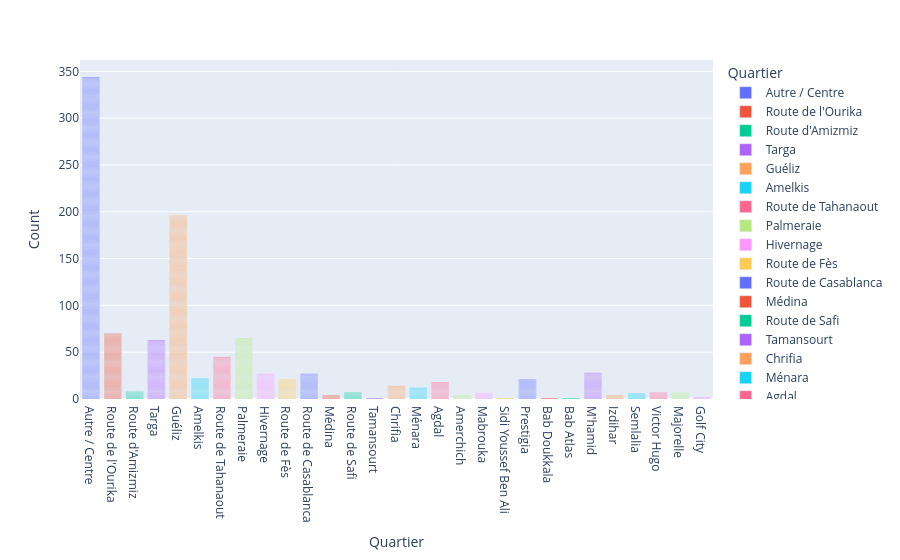

The code cell stored with this chart in its notebook:
### Markdown cell above
## La distribution des quartiers (bar plot)

### Code cell
fig = px.bar(
    df,
    x = 'quartier',
    color = 'quartier',
    labels={'quartier': 'Quartier'}
)
fig.update_layout(
    bargap=0.2,
    yaxis_title="Count"
)
fig.update_xaxes(dtick=1)
fig.show()

### Figure 1 — Plotly figure (JSON) as saved in the notebook; plotly's stock layout.template omitted (floating-point values rounded to 4 significant figures; data arrays with more than 128 entries replaced by an {"elided": "..."} marker saying what was removed)
{"data": [{"hovertemplate": "Quartier=%{x}<br>count=%{y}<extra></extra>", "legendgroup": "Autre / Centre", "marker": {"color": "#636efa", "pattern": {"shape": ""}}, "name": "Autre / Centre", "orientation": "v", "showlegend": true, "textposition": "auto", "type": "bar", "x": {"elided": "344 str values"}, "xaxis": "x", "y": {"elided": "344 int values"}, "yaxis": "y"}, {"hovertemplate": "Quartier=%{x}<br>count=%{y}<extra></extra>", "legendgroup": "Route de l'Ourika", "marker": {"color": "#EF553B", "pattern": {"shape": ""}}, "name": "Route de l'Ourika", "orientation": "v", "showlegend": true, "textposition": "auto", "type": "bar", "x": ["Route de l'Ourika", "Route de l'Ourika", "Route de l'Ourika", "Route de l'Ourika", "Route de l'Ourika", "Route de l'Ourika", "Route de l'Ourika", "Route de l'Ourika", "Route de l'Ourika", "Route de l'Ourika", "Route de l'Ourika", "Route de l'Ourika", "Route de l'Ourika", "Route de l'Ourika", "Route de l'Ourika", "Route de l'Ourika", "Route de l'Ourika", "Route de l'Ourika", "Route de l'Ourika", "Route de l'Ourika", "Route de l'Ourika", "Route de l'Ourika", "Route de l'Ourika", "Route de l'Ourika", "Route de l'Ourika", "Route de l'Ourika", "Route de l'Ourika", "Route de l'Ourika", "Route de l'Ourika", "Route de l'Ourika", "Route de l'Ourika", "Route de l'Ourika", "Route de l'Ourika", "Route de l'Ourika", "Route de l'Ourika", "Route de l'Ourika", "Route de l'Ourika", "Route de l'Ourika", "Route de l'Ourika", "Route de l'Ourika", "Route de l'Ourika", "Route de l'Ourika", "Route de l'Ourika", "Route de l'Ourika", "Route de l'Ourika", "Route de l'Ourika", "Route de l'Ourika", "Route de l'Ourika", "Route de l'Ourika", "Route de l'Ourika", "Route de l'Ourika", "Route de l'Ourika", "Route de l'Ourika", "Route de l'Ourika", "Route de l'Ourika", "Route de l'Ourika", "Route de l'Ourika", "Route de l'Ourika", "Route de l'Ourika", "Route de l'Ourika", "Route de l'Ourika", "Route de l'Ourika", "Route de l'Ourika", "Route de l'Ourika", "Route de l'Ourika", "Route de l'Ourika", "Route de l'Ourika", "Route de l'Ourika", "Route de l'Ourika", "Route de l'Ourika"], "xaxis": "x", "y": [1, 1, 1, 1, 1, 1, 1, 1, 1, 1, 1, 1, 1, 1, 1, 1, 1, 1, 1, 1, 1, 1, 1, 1, 1, 1, 1, 1, 1, 1, 1, 1, 1, 1, 1, 1, 1, 1, 1, 1, 1, 1, 1, 1, 1, 1, 1, 1, 1, 1, 1, 1, 1, 1, 1, 1, 1, 1, 1, 1, 1, 1, 1, 1, 1, 1, 1, 1, 1, 1], "yaxis": "y"}, {"hovertemplate": "Quartier=%{x}<br>count=%{y}<extra></extra>", "legendgroup": "Route d'Amizmiz", "marker": {"color": "#00cc96", "pattern": {"shape": ""}}, "name": "Route d'Amizmiz", "orientation": "v", "showlegend": true, "textposition": "auto", "type": "bar", "x": ["Route d'Amizmiz", "Route d'Amizmiz", "Route d'Amizmiz", "Route d'Amizmiz", "Route d'Amizmiz", "Route d'Amizmiz", "Route d'Amizmiz", "Route d'Amizmiz"], "xaxis": "x", "y": [1, 1, 1, 1, 1, 1, 1, 1], "yaxis": "y"}, {"hovertemplate": "Quartier=%{x}<br>count=%{y}<extra></extra>", "legendgroup": "Targa", "marker": {"color": "#ab63fa", "pattern": {"shape": ""}}, "name": "Targa", "orientation": "v", "showlegend": true, "textposition": "auto", "type": "bar", "x": ["Targa", "Targa", "Targa", "Targa", "Targa", "Targa", "Targa", "Targa", "Targa", "Targa", "Targa", "Targa", "Targa", "Targa", "Targa", "Targa", "Targa", "Targa", "Targa", "Targa", "Targa", "Targa", "Targa", "Targa", "Targa", "Targa", "Targa", "Targa", "Targa", "Targa", "Targa", "Targa", "Targa", "Targa", "Targa", "Targa", "Targa", "Targa", "Targa", "Targa", "Targa", "Targa", "Targa", "Targa", "Targa", "Targa", "Targa", "Targa", "Targa", "Targa", "Targa", "Targa", "Targa", "Targa", "Targa", "Targa", "Targa", "Targa", "Targa", "Targa", "Targa", "Targa", "Targa"], "xaxis": "x", "y": [1, 1, 1, 1, 1, 1, 1, 1, 1, 1, 1, 1, 1, 1, 1, 1, 1, 1, 1, 1, 1, 1, 1, 1, 1, 1, 1, 1, 1, 1, 1, 1, 1, 1, 1, 1, 1, 1, 1, 1, 1, 1, 1, 1, 1, 1, 1, 1, 1, 1, 1, 1, 1, 1, 1, 1, 1, 1, 1, 1, 1, 1, 1], "yaxis": "y"}, {"hovertemplate": "Quartier=%{x}<br>count=%{y}<extra></extra>", "legendgroup": "Guéliz", "marker": {"color": "#FFA15A", "pattern": {"shape": ""}}, "name": "Guéliz", "orientation": "v", "showlegend": true, "textposition": "auto", "type": "bar", "x": {"elided": "196 str values"}, "xaxis": "x", "y": {"elided": "196 int values"}, "yaxis": "y"}, {"hovertemplate": "Quartier=%{x}<br>count=%{y}<extra></extra>", "legendgroup": "Amelkis", "marker": {"color": "#19d3f3", "pattern": {"shape": ""}}, "name": "Amelkis", "orientation": "v", "showlegend": true, "textposition": "auto", "type": "bar", "x": ["Amelkis", "Amelkis", "Amelkis", "Amelkis", "Amelkis", "Amelkis", "Amelkis", "Amelkis", "Amelkis", "Amelkis", "Amelkis", "Amelkis", "Amelkis", "Amelkis", "Amelkis", "Amelkis", "Amelkis", "Amelkis", "Amelkis", "Amelkis", "Amelkis", "Amelkis"], "xaxis": "x", "y": [1, 1, 1, 1, 1, 1, 1, 1, 1, 1, 1, 1, 1, 1, 1, 1, 1, 1, 1, 1, 1, 1], "yaxis": "y"}, {"hovertemplate": "Quartier=%{x}<br>count=%{y}<extra></extra>", "legendgroup": "Route de Tahanaout", "marker": {"color": "#FF6692", "pattern": {"shape": ""}}, "name": "Route de Tahanaout", "orientation": "v", "showlegend": true, "textposition": "auto", "type": "bar", "x": ["Route de Tahanaout", "Route de Tahanaout", "Route de Tahanaout", "Route de Tahanaout", "Route de Tahanaout", "Route de Tahanaout", "Route de Tahanaout", "Route de Tahanaout", "Route de Tahanaout", "Route de Tahanaout", "Route de Tahanaout", "Route de Tahanaout", "Route de Tahanaout", "Route de Tahanaout", "Route de Tahanaout", "Route de Tahanaout", "Route de Tahanaout", "Route de Tahanaout", "Route de Tahanaout", "Route de Tahanaout", "Route de Tahanaout", "Route de Tahanaout", "Route de Tahanaout", "Route de Tahanaout", "Route de Tahanaout", "Route de Tahanaout", "Route de Tahanaout", "Route de Tahanaout", "Route de Tahanaout", "Route de Tahanaout", "Route de Tahanaout", "Route de Tahanaout", "Route de Tahanaout", "Route de Tahanaout", "Route de Tahanaout", "Route de Tahanaout", "Route de Tahanaout", "Route de Tahanaout", "Route de Tahanaout", "Route de Tahanaout", "Route de Tahanaout", "Route de Tahanaout", "Route de Tahanaout", "Route de Tahanaout", "Route de Tahanaout"], "xaxis": "x", "y": [1, 1, 1, 1, 1, 1, 1, 1, 1, 1, 1, 1, 1, 1, 1, 1, 1, 1, 1, 1, 1, 1, 1, 1, 1, 1, 1, 1, 1, 1, 1, 1, 1, 1, 1, 1, 1, 1, 1, 1, 1, 1, 1, 1, 1], "yaxis": "y"}, {"hovertemplate": "Quartier=%{x}<br>count=%{y}<extra></extra>", "legendgroup": "Palmeraie", "marker": {"color": "#B6E880", "pattern": {"shape": ""}}, "name": "Palmeraie", "orientation": "v", "showlegend": true, "textposition": "auto", "type": "bar", "x": ["Palmeraie", "Palmeraie", "Palmeraie", "Palmeraie", "Palmeraie", "Palmeraie", "Palmeraie", "Palmeraie", "Palmeraie", "Palmeraie", "Palmeraie", "Palmeraie", "Palmeraie", "Palmeraie", "Palmeraie", "Palmeraie", "Palmeraie", "Palmeraie", "Palmeraie", "Palmeraie", "Palmeraie", "Palmeraie", "Palmeraie", "Palmeraie", "Palmeraie", "Palmeraie", "Palmeraie", "Palmeraie", "Palmeraie", "Palmeraie", "Palmeraie", "Palmeraie", "Palmeraie", "Palmeraie", "Palmeraie", "Palmeraie", "Palmeraie", "Palmeraie", "Palmeraie", "Palmeraie", "Palmeraie", "Palmeraie", "Palmeraie", "Palmeraie", "Palmeraie", "Palmeraie", "Palmeraie", "Palmeraie", "Palmeraie", "Palmeraie", "Palmeraie", "Palmeraie", "Palmeraie", "Palmeraie", "Palmeraie", "Palmeraie", "Palmeraie", "Palmeraie", "Palmeraie", "Palmeraie", "Palmeraie", "Palmeraie", "Palmeraie", "Palmeraie", "Palmeraie"], "xaxis": "x", "y": [1, 1, 1, 1, 1, 1, 1, 1, 1, 1, 1, 1, 1, 1, 1, 1, 1, 1, 1, 1, 1, 1, 1, 1, 1, 1, 1, 1, 1, 1, 1, 1, 1, 1, 1, 1, 1, 1, 1, 1, 1, 1, 1, 1, 1, 1, 1, 1, 1, 1, 1, 1, 1, 1, 1, 1, 1, 1, 1, 1, 1, 1, 1, 1, 1], "yaxis": "y"}, {"hovertemplate": "Quartier=%{x}<br>count=%{y}<extra></extra>", "legendgroup": "Hivernage", "marker": {"color": "#FF97FF", "pattern": {"shape": ""}}, "name": "Hivernage", "orientation": "v", "showlegend": true, "textposition": "auto", "type": "bar", "x": ["Hivernage", "Hivernage", "Hivernage", "Hivernage", "Hivernage", "Hivernage", "Hivernage", "Hivernage", "Hivernage", "Hivernage", "Hivernage", "Hivernage", "Hivernage", "Hivernage", "Hivernage", "Hivernage", "Hivernage", "Hivernage", "Hivernage", "Hivernage", "Hivernage", "Hivernage", "Hivernage", "Hivernage", "Hivernage", "Hivernage", "Hivernage"], "xaxis": "x", "y": [1, 1, 1, 1, 1, 1, 1, 1, 1, 1, 1, 1, 1, 1, 1, 1, 1, 1, 1, 1, 1, 1, 1, 1, 1, 1, 1], "yaxis": "y"}, {"hovertemplate": "Quartier=%{x}<br>count=%{y}<extra></extra>", "legendgroup": "Route de Fès", "marker": {"color": "#FECB52", "pattern": {"shape": ""}}, "name": "Route de Fès", "orientation": "v", "showlegend": true, "textposition": "auto", "type": "bar", "x": ["Route de Fès", "Route de Fès", "Route de Fès", "Route de Fès", "Route de Fès", "Route de Fès", "Route de Fès", "Route de Fès", "Route de Fès", "Route de Fès", "Route de Fès", "Route de Fès", "Route de Fès", "Route de Fès", "Route de Fès", "Route de Fès", "Route de Fès", "Route de Fès", "Route de Fès", "Route de Fès", "Route de Fès"], "xaxis": "x", "y": [1, 1, 1, 1, 1, 1, 1, 1, 1, 1, 1, 1, 1, 1, 1, 1, 1, 1, 1, 1, 1], "yaxis": "y"}, {"hovertemplate": "Quartier=%{x}<br>count=%{y}<extra></extra>", "legendgroup": "Route de Casablanca", "marker": {"color": "#636efa", "pattern": {"shape": ""}}, "name": "Route de Casablanca", "orientation": "v", "showlegend": true, "textposition": "auto", "type": "bar", "x": ["Route de Casablanca", "Route de Casablanca", "Route de Casablanca", "Route de Casablanca", "Route de Casablanca", "Route de Casablanca", "Route de Casablanca", "Route de Casablanca", "Route de Casablanca", "Route de Casablanca", "Route de Casablanca", "Route de Casablanca", "Route de Casablanca", "Route de Casablanca", "Route de Casablanca", "Route de Casablanca", "Route de Casablanca", "Route de Casablanca", "Route de Casablanca", "Route de Casablanca", "Route de Casablanca", "Route de Casablanca", "Route de Casablanca", "Route de Casablanca", "Route de Casablanca", "Route de Casablanca", "Route de Casablanca"], "xaxis": "x", "y": [1, 1, 1, 1, 1, 1, 1, 1, 1, 1, 1, 1, 1, 1, 1, 1, 1, 1, 1, 1, 1, 1, 1, 1, 1, 1, 1], "yaxis": "y"}, {"hovertemplate": "Quartier=%{x}<br>count=%{y}<extra></extra>", "legendgroup": "Médina", "marker": {"color": "#EF553B", "pattern": {"shape": ""}}, "name": "Médina", "orientation": "v", "showlegend": true, "textposition": "auto", "type": "bar", "x": ["Médina", "Médina", "Médina", "Médina"], "xaxis": "x", "y": [1, 1, 1, 1], "yaxis": "y"}, {"hovertemplate": "Quartier=%{x}<br>count=%{y}<extra></extra>", "legendgroup": "Route de Safi", "marker": {"color": "#00cc96", "pattern": {"shape": ""}}, "name": "Route de Safi", "orientation": "v", "showlegend": true, "textposition": "auto", "type": "bar", "x": ["Route de Safi", "Route de Safi", "Route de Safi", "Route de Safi", "Route de Safi", "Route de Safi", "Route de Safi"], "xaxis": "x", "y": [1, 1, 1, 1, 1, 1, 1], "yaxis": "y"}, {"hovertemplate": "Quartier=%{x}<br>count=%{y}<extra></extra>", "legendgroup": "Tamansourt", "marker": {"color": "#ab63fa", "pattern": {"shape": ""}}, "name": "Tamansourt", "orientation": "v", "showlegend": true, "textposition": "auto", "type": "bar", "x": ["Tamansourt"], "xaxis": "x", "y": [1], "yaxis": "y"}, {"hovertemplate": "Quartier=%{x}<br>count=%{y}<extra></extra>", "legendgroup": "Chrifia", "marker": {"color": "#FFA15A", "pattern": {"shape": ""}}, "name": "Chrifia", "orientation": "v", "showlegend": true, "textposition": "auto", "type": "bar", "x": ["Chrifia", "Chrifia", "Chrifia", "Chrifia", "Chrifia", "Chrifia", "Chrifia", "Chrifia", "Chrifia", "Chrifia", "Chrifia", "Chrifia", "Chrifia", "Chrifia"], "xaxis": "x", "y": [1, 1, 1, 1, 1, 1, 1, 1, 1, 1, 1, 1, 1, 1], "yaxis": "y"}, {"hovertemplate": "Quartier=%{x}<br>count=%{y}<extra></extra>", "legendgroup": "Ménara", "marker": {"color": "#19d3f3", "pattern": {"shape": ""}}, "name": "Ménara", "orientation": "v", "showlegend": true, "textposition": "auto", "type": "bar", "x": ["Ménara", "Ménara", "Ménara", "Ménara", "Ménara", "Ménara", "Ménara", "Ménara", "Ménara", "Ménara", "Ménara", "Ménara"], "xaxis": "x", "y": [1, 1, 1, 1, 1, 1, 1, 1, 1, 1, 1, 1], "yaxis": "y"}, {"hovertemplate": "Quartier=%{x}<br>count=%{y}<extra></extra>", "legendgroup": "Agdal", "marker": {"color": "#FF6692", "pattern": {"shape": ""}}, "name": "Agdal", "orientation": "v", "showlegend": true, "textposition": "auto", "type": "bar", "x": ["Agdal", "Agdal", "Agdal", "Agdal", "Agdal", "Agdal", "Agdal", "Agdal", "Agdal", "Agdal", "Agdal", "Agdal", "Agdal", "Agdal", "Agdal", "Agdal", "Agdal", "Agdal"], "xaxis": "x", "y": [1, 1, 1, 1, 1, 1, 1, 1, 1, 1, 1, 1, 1, 1, 1, 1, 1, 1], "yaxis": "y"}, {"hovertemplate": "Quartier=%{x}<br>count=%{y}<extra></extra>", "legendgroup": "Amerchich", "marker": {"color": "#B6E880", "pattern": {"shape": ""}}, "name": "Amerchich", "orientation": "v", "showlegend": true, "textposition": "auto", "type": "bar", "x": ["Amerchich", "Amerchich", "Amerchich", "Amerchich"], "xaxis": "x", "y": [1, 1, 1, 1], "yaxis": "y"}, {"hovertemplate": "Quartier=%{x}<br>count=%{y}<extra></extra>", "legendgroup": "Mabrouka", "marker": {"color": "#FF97FF", "pattern": {"shape": ""}}, "name": "Mabrouka", "orientation": "v", "showlegend": true, "textposition": "auto", "type": "bar", "x": ["Mabrouka", "Mabrouka", "Mabrouka", "Mabrouka", "Mabrouka", "Mabrouka"], "xaxis": "x", "y": [1, 1, 1, 1, 1, 1], "yaxis": "y"}, {"hovertemplate": "Quartier=%{x}<br>count=%{y}<extra></extra>", "legendgroup": "Sidi Youssef Ben Ali", "marker": {"color": "#FECB52", "pattern": {"shape": ""}}, "name": "Sidi Youssef Ben Ali", "orientation": "v", "showlegend": true, "textposition": "auto", "type": "bar", "x": ["Sidi Youssef Ben Ali"], "xaxis": "x", "y": [1], "yaxis": "y"}, {"hovertemplate": "Quartier=%{x}<br>count=%{y}<extra></extra>", "legendgroup": "Prestigia", "marker": {"color": "#636efa", "pattern": {"shape": ""}}, "name": "Prestigia", "orientation": "v", "showlegend": true, "textposition": "auto", "type": "bar", "x": ["Prestigia", "Prestigia", "Prestigia", "Prestigia", "Prestigia", "Prestigia", "Prestigia", "Prestigia", "Prestigia", "Prestigia", "Prestigia", "Prestigia", "Prestigia", "Prestigia", "Prestigia", "Prestigia", "Prestigia", "Prestigia", "Prestigia", "Prestigia", "Prestigia"], "xaxis": "x", "y": [1, 1, 1, 1, 1, 1, 1, 1, 1, 1, 1, 1, 1, 1, 1, 1, 1, 1, 1, 1, 1], "yaxis": "y"}, {"hovertemplate": "Quartier=%{x}<br>count=%{y}<extra></extra>", "legendgroup": "Bab Doukkala", "marker": {"color": "#EF553B", "pattern": {"shape": ""}}, "name": "Bab Doukkala", "orientation": "v", "showlegend": true, "textposition": "auto", "type": "bar", "x": ["Bab Doukkala"], "xaxis": "x", "y": [1], "yaxis": "y"}, {"hovertemplate": "Quartier=%{x}<br>count=%{y}<extra></extra>", "legendgroup": "Bab Atlas", "marker": {"color": "#00cc96", "pattern": {"shape": ""}}, "name": "Bab Atlas", "orientation": "v", "showlegend": true, "textposition": "auto", "type": "bar", "x": ["Bab Atlas"], "xaxis": "x", "y": [1], "yaxis": "y"}, {"hovertemplate": "Quartier=%{x}<br>count=%{y}<extra></extra>", "legendgroup": "M'hamid", "marker": {"color": "#ab63fa", "pattern": {"shape": ""}}, "name": "M'hamid", "orientation": "v", "showlegend": true, "textposition": "auto", "type": "bar", "x": ["M'hamid", "M'hamid", "M'hamid", "M'hamid", "M'hamid", "M'hamid", "M'hamid", "M'hamid", "M'hamid", "M'hamid", "M'hamid", "M'hamid", "M'hamid", "M'hamid", "M'hamid", "M'hamid", "M'hamid", "M'hamid", "M'hamid", "M'hamid", "M'hamid", "M'hamid", "M'hamid", "M'hamid", "M'hamid", "M'hamid", "M'hamid", "M'hamid"], "xaxis": "x", "y": [1, 1, 1, 1, 1, 1, 1, 1, 1, 1, 1, 1, 1, 1, 1, 1, 1, 1, 1, 1, 1, 1, 1, 1, 1, 1, 1, 1], "yaxis": "y"}, {"hovertemplate": "Quartier=%{x}<br>count=%{y}<extra></extra>", "legendgroup": "Izdihar", "marker": {"color": "#FFA15A", "pattern": {"shape": ""}}, "name": "Izdihar", "orientation": "v", "showlegend": true, "textposition": "auto", "type": "bar", "x": ["Izdihar", "Izdihar", "Izdihar", "Izdihar"], "xaxis": "x", "y": [1, 1, 1, 1], "yaxis": "y"}, {"hovertemplate": "Quartier=%{x}<br>count=%{y}<extra></extra>", "legendgroup": "Semlalia", "marker": {"color": "#19d3f3", "pattern": {"shape": ""}}, "name": "Semlalia", "orientation": "v", "showlegend": true, "textposition": "auto", "type": "bar", "x": ["Semlalia", "Semlalia", "Semlalia", "Semlalia", "Semlalia", "Semlalia"], "xaxis": "x", "y": [1, 1, 1, 1, 1, 1], "yaxis": "y"}, {"hovertemplate": "Quartier=%{x}<br>count=%{y}<extra></extra>", "legendgroup": "Victor Hugo", "marker": {"color": "#FF6692", "pattern": {"shape": ""}}, "name": "Victor Hugo", "orientation": "v", "showlegend": true, "textposition": "auto", "type": "bar", "x": ["Victor Hugo", "Victor Hugo", "Victor Hugo", "Victor Hugo", "Victor Hugo", "Victor Hugo", "Victor Hugo"], "xaxis": "x", "y": [1, 1, 1, 1, 1, 1, 1], "yaxis": "y"}, {"hovertemplate": "Quartier=%{x}<br>count=%{y}<extra></extra>", "legendgroup": "Majorelle", "marker": {"color": "#B6E880", "pattern": {"shape": ""}}, "name": "Majorelle", "orientation": "v", "showlegend": true, "textposition": "auto", "type": "bar", "x": ["Majorelle", "Majorelle", "Majorelle", "Majorelle", "Majorelle", "Majorelle", "Majorelle"], "xaxis": "x", "y": [1, 1, 1, 1, 1, 1, 1], "yaxis": "y"}, {"hovertemplate": "Quartier=%{x}<br>count=%{y}<extra></extra>", "legendgroup": "Golf City", "marker": {"color": "#FF97FF", "pattern": {"shape": ""}}, "name": "Golf City", "orientation": "v", "showlegend": true, "textposition": "auto", "type": "bar", "x": ["Golf City", "Golf City"], "xaxis": "x", "y": [1, 1], "yaxis": "y"}], "layout": {"bargap": 0.2, "barmode": "relative", "legend": {"title": {"text": "Quartier"}, "tracegroupgap": 0}, "margin": {"t": 60}, "xaxis": {"anchor": "y", "categoryarray": ["Autre / Centre", "Route de l'Ourika", "Route d'Amizmiz", "Targa", "Guéliz", "Amelkis", "Route de Tahanaout", "Palmeraie", "Hivernage", "Route de Fès", "Route de Casablanca", "Médina", "Route de Safi", "Tamansourt", "Chrifia", "Ménara", "Agdal", "Amerchich", "Mabrouka", "Sidi Youssef Ben Ali", "Prestigia", "Bab Doukkala", "Bab Atlas", "M'hamid", "Izdihar", "Semlalia", "Victor Hugo", "Majorelle", "Golf City"], "categoryorder": "array", "domain": [0, 1], "dtick": 1, "title": {"text": "Quartier"}}, "yaxis": {"anchor": "x", "domain": [0, 1], "title": {"text": "Count"}}}}
